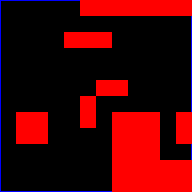

Rendered tile map (Tiled .tmx) drawn with the repository's tilesets; below, a short description and the full map source, tile grids included:
An orthogonal 12x12 tile map with 16x16 px tiles, 3 tile layers (Camada de Tiles 1, Camada de Tiles 2, Camada de Tiles 3).

<map version="2017.05.16" orientation="orthogonal" renderorder="right-down" width="12" height="12" tilewidth="16" tileheight="16" nextobjectid="1">
 <tileset firstgid="1" source="../../../objects/hitbox.tsx" />
 <layer name="Camada de Tiles 1" width="12" height="12">
  <data encoding="csv">
1,1,1,1,1,2,2,2,2,2,2,2,
1,1,1,1,1,1,1,1,1,1,1,1,
1,1,1,1,2,2,2,1,1,1,1,1,
1,1,1,1,1,1,1,1,1,1,1,1,
1,1,1,1,1,1,1,1,1,1,1,1,
1,1,1,1,1,1,2,2,1,1,1,1,
1,1,1,1,1,2,1,1,1,1,1,1,
1,2,2,1,1,2,1,2,2,2,1,2,
1,2,2,1,1,1,1,2,2,2,1,2,
1,1,1,1,1,1,1,2,2,2,1,1,
1,1,1,1,1,1,1,2,2,2,2,2,
1,1,1,1,1,1,1,2,2,2,2,2
</data>
 </layer>
 <layer name="Camada de Tiles 2" width="12" height="12">
  <data encoding="csv">
10,10,10,10,10,0,0,0,0,0,0,0,
9,0,0,0,0,0,0,0,0,0,0,0,
9,0,0,0,0,0,0,0,0,0,0,0,
9,0,0,0,0,0,0,0,0,0,0,0,
9,0,0,0,0,0,0,0,0,0,0,0,
9,0,0,0,0,0,0,0,0,0,0,0,
9,0,0,0,0,0,0,0,0,0,0,0,
9,0,0,0,0,0,0,0,0,0,0,0,
9,0,0,0,0,0,0,0,0,0,0,0,
9,0,0,0,0,0,0,0,0,0,0,0,
9,0,0,0,0,0,0,0,0,0,0,0,
12,12,12,12,12,12,12,0,0,0,0,0
</data>
 </layer>
 <layer name="Camada de Tiles 3" width="12" height="12">
  <data encoding="csv">
9,0,0,0,0,0,0,0,0,0,0,0,
0,0,0,0,0,0,0,0,0,0,0,11,
0,0,0,0,0,0,0,0,0,0,0,11,
0,0,0,0,0,0,0,0,0,0,0,11,
0,0,0,0,0,0,0,0,0,0,0,11,
0,0,0,0,0,0,0,0,0,0,0,11,
0,0,0,0,0,0,0,0,0,0,0,11,
0,0,0,0,0,0,0,0,0,0,0,0,
0,0,0,0,0,0,0,0,0,0,0,0,
0,0,0,0,0,0,0,0,0,0,0,11,
0,0,0,0,0,0,0,0,0,0,0,0,
9,0,0,0,0,0,0,0,0,0,0,0
</data>
 </layer>
</map>
